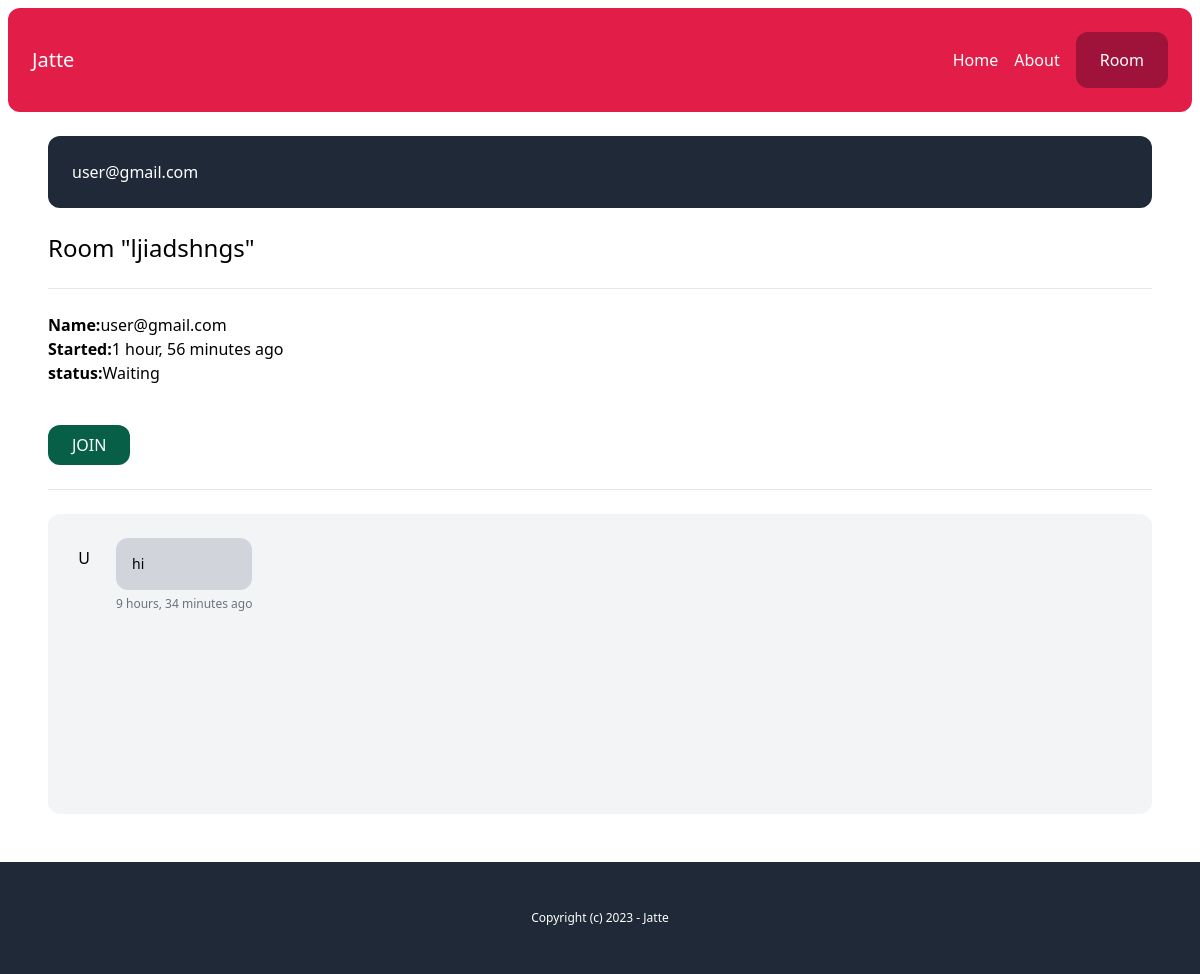
Page /chat-admin/ljiadshngs/ (signed in) on the committed database.
### chat/models.py (models this page shows, shortened)
class Messages(models.Model):
    body=models.TextField()
    created_at=models.DateField(auto_now_add=True)
    created_by=models.ForeignKey(User,null=True,on_delete=models.SET_NULL)
    room=models.ForeignKey(Room,on_delete=models.CASCADE)
    class Meta:
        ordering=('created_at',)
    def __str__(self):
        return f'{self.created_by}'

class Room(models.Model):
    WAITING='waiting'
    ACTIVE='active'
    CLOSED='closed'
    choices_status=(
        (WAITING,'Waiting'),
        (ACTIVE,'Active'),
        (CLOSED,'Closed')
    )
    room_name=models.CharField(max_length=255,unique=True)
    created_by=models.ForeignKey(User,on_delete=models.CASCADE)
    status=models.CharField(max_length=20,choices=choices_status,default=WAITING)
    created_at=models.DateTimeField(auto_now_add=True)
    class Meta:
        ordering=('-created_at',)

### account/models.py (models this page shows)
class User(AbstractBaseUser, PermissionsMixin):
    AGENT = 'agent'
    MANAGER = 'manager'
    ROLES_CHOICES = (
        (AGENT, 'Agent'),
        (MANAGER, 'Manager'),
    )
    id = models.UUIDField(primary_key=True, default=uuid.uuid4, editable=False)
    email = models.EmailField(unique=True)
    name = models.CharField(max_length=255, blank=True, default='')
    role = models.CharField(max_length=20, choices=ROLES_CHOICES, default=AGENT)
    is_active = models.BooleanField(default=True)
    is_superuser = models.BooleanField(default=False)
    is_staff = models.BooleanField(default=False)
    date_joined = models.DateTimeField(default=timezone.now)
    last_login = models.DateTimeField(blank=True, null=True)
    objects = CustomUserManager()
    USERNAME_FIELD = 'email'
    EMAIL_FIELD = 'email'
    REQUIRED_FIELDS = ['name']

### chat/views.py (the view)
# urls.py: path('chat-admin/<str:room_name>/',views.room,name='room'),
@login_required
def room(request,room_name):
    room=Room.objects.get(room_name=room_name)
    messages=Messages.objects.filter(room_id=room.id).select_related('created_by')
    if request.user.is_staff:
        if room.status==room.WAITING:
            room.status=room.ACTIVE
            room.save()
    return render(request,'chat/partials/small_chat_room.html',{
        'room':room,
        'messages': messages
    })

### chat/templatetags/chatextras.py (called while the page is built)
@register.filter(name='initials')
def initials(value):
    initials=''
    a=value.split(' ')
    for name in a:
        if name and len(initials)<2:
            initials+=name[0].upper()
    return initials

### chat/templates/chat/partials/small_chat_room.html (shortened to what this page needs)
{% extends 'core/base.html' %}
{% load static chatextras %}
{% block content %}
<h1 class="text-2xl">Room "{{room.room_name}}"</h1>
<hr class="my-6">
<p class="mb-6 ">
    <b>Name:</b>{{room.created_by}} <br>
    <b>Started:</b>{{room.created_at|timesince}} ago <br>
    <b>status:</b>{{room.get_status_display}} <br>
</p>
<div>
    <button id="JoinRoom" class="mt-4 inline-block py-2 px-6 bg-emerald-800 text-white rounded-xl">JOIN</button>
</div>
<hr class="my-6">
<div id="chat_log" class="mb-4 p-4 bg-gray-100 rounded-xl h-[300px] overflow-scroll flex flex-col flex-grow">
    {% for message in messages %}
        <div class="flex w-full max-w-md mt-2 space-x-3 {% if message.created_by_id == request.user.id %} ml-auto justify-end {% endif %}">
            {% if message.created_by.id != request.user.id %}
                <div class="flex-shrink-0 h-10 w-10 rounded-full bg-gray-100 text-center pt-2">
                    {{message.created_by.name|initials}}
                </div>
            {% endif %}
            <div>
                <div class="p-4 rounded-xl {% if message.created_by_id == request.user.id %} bg-blue-600 text-white {% else %} bg-gray-300 {% endif %} ">
                    <p class="text-sm">{{message.body}}</p>
                </div>
                <span class="text-xs text-gray-500 leading-none">
                    {{message.created_at|timesince}} ago
                </span>
            </div>
        </div>
    {% endfor %}
</div>
{% endblock %}

### core/templates/core/base.html (shortened to what this page needs)
{% load static %}
<!doctype html>
<html>
    <head>
        <script src="https://cdn.tailwindcss.com"></script>
        <link rel="stylesheet" type="text/css" href="{% static 'css/main.min.css' %}">
    </head>
    <body>
        <div class="p-2">
            <nav class="p-6 bg-rose-600 text-white flex justify-between items-center rounded-xl">
                <a href="{% url 'core:index' %}" class="text-xl">Jatte</a>
                <div class="flex items-center space-x-4">
                    <a href="{% url 'core:index' %}">Home</a>
                    <a href="{% url 'core:about' %}">About</a>
                    {% if request.user.is_authenticated %}
                        {% if not request.user.is_staff %}
                            <a href="{% url 'rooms' %}" class="inline-block py-4 px-6 bg-rose-800 text-white rounded-xl">Room</a>
                        {% endif %}
                    {% endif %}
                </div>
            </nav>
            <main class="max-w-6xl mx-auto p-6">
                {% if messages %}
                    <div class="message mb-6 p-6 bg-gray-800 text-white rounded-xl">
                        {% for message in messages %}
                            <p>{{ message }}</p>
                        {% endfor %}
                    </div>
                {% endif %}
                {% block content %}
                {% endblock %}
            </main>
        </div>
        <footer class="py-12 px-6 bg-gray-800 text-white text-center text-xs">
            <p>Copyright (c) 2023 - Jatte</p>
        </footer>
    </body>
</html>

### rows in the picture
Messages: created_by.email "user@gmail.com", created_by.name|initials "U", body "hi", created_at "9 hours, 34 minutes"
Room: room_name "ljiadshngs", created_by "user@gmail.com", created_at "1 hour, 56 minutes", status "Waiting"
